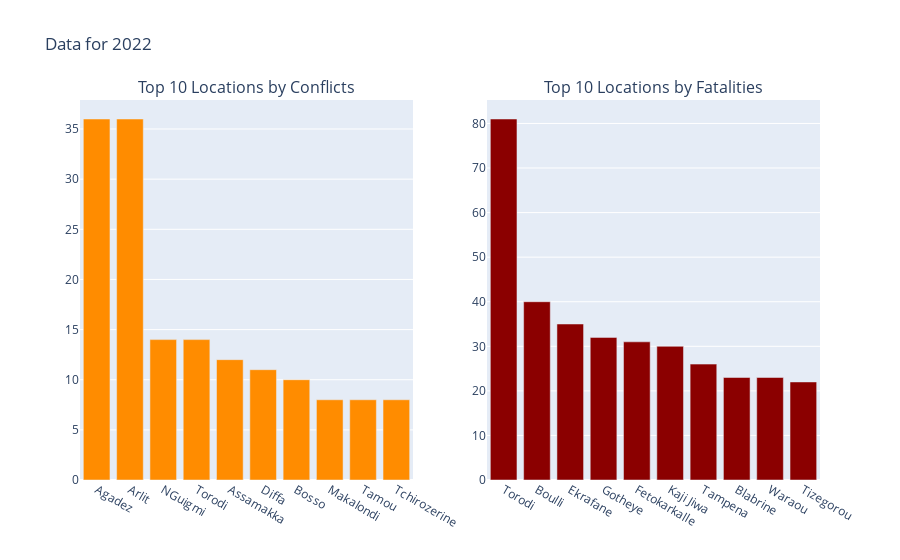

The notebook cell saved with this chart:
### Code cell
## Create figure
fig = make_subplots(
    rows=1,
    cols=2,
    subplot_titles=("Top 10 Locations by Conflicts", "Top 10 Locations by Fatalities"),
)

## Years
years = [2022, 2023, 2024]

## Add traces for each year for conflicts and fatalities
for year in years:
    # first subplot = conflicts
    fig.add_trace(
        go.Bar(
            x=conflicts10[conflicts10["year"] == year]["location"],
            y=conflicts10[conflicts10["year"] == year]["total_conflicts"],
            name=f"Conflicts {year}",
            marker_color="darkorange",
            visible=(year == 2022),
        ),
        row=1,
        col=1,
    )
    # second subplot = fatalities
    fig.add_trace(
        go.Bar(
            x=fatalities10[fatalities10["year"] == year]["location"],
            y=fatalities10[fatalities10["year"] == year]["total_fatalities"],
            name=f"Fatalities {year}",
            marker_color="darkred",
            visible=(year == 2022),
        ),
        row=1,
        col=2,
    )

## Update initial figure layout to hide legend
fig.update_layout(title_text="Data for 2022", showlegend=False)


slider = widgets.SelectionSlider(
    options=[(str(year), year) for year in years],
    value=2022,
    description="Year",
    continuous_update=False,
    layout=widgets.Layout(width="20%", margin="auto"),
)


## Function to update the visibility of the traces based on the slider
def update_figures(change):
    selected_year = change["new"]
    clear_output(wait=True)

    ## Update visibility based on the selected year index
    year_index = years.index(selected_year)
    for i, trace in enumerate(fig.data):
        trace.visible = (i // 2) == year_index

    ## Update figure layout
    fig.update_layout(title_text=f"Data for {selected_year}", showlegend=False)

    ## Display slider and updated figure
    display(slider)
    display(fig)


## Slider
slider.observe(update_figures, names="value")

## Display
display(slider)
display(fig)

### Figure 1 — Plotly figure (JSON) as saved in the notebook; plotly's stock layout.template omitted (floating-point values rounded to 4 significant figures)
{"data": [{"marker": {"color": "darkorange"}, "name": "Conflicts 2022", "type": "bar", "visible": true, "x": ["Agadez", "Arlit", "NGuigmi", "Torodi", "Assamakka", "Diffa", "Bosso", "Makalondi", "Tamou", "Tchirozerine"], "xaxis": "x", "y": [36, 36, 14, 14, 12, 11, 10, 8, 8, 8], "yaxis": "y"}, {"marker": {"color": "darkred"}, "name": "Fatalities 2022", "type": "bar", "visible": true, "x": ["Torodi", "Boulli", "Ekrafane", "Gotheye", "Fetokarkalle", "Kaji Jiwa", "Tampena", "Blabrine", "Waraou", "Tizegorou"], "xaxis": "x2", "y": [81, 40, 35, 32, 31, 30, 26, 23, 23, 22], "yaxis": "y2"}, {"marker": {"color": "darkorange"}, "name": "Conflicts 2023", "type": "bar", "visible": false, "x": ["Niamey", "Diffa", "Agadez", "Toumour", "Arlit", "Ayorou", "NGuigmi", "Tamou", "Maradi", "Tera"], "xaxis": "x", "y": [33, 19, 16, 12, 11, 10, 10, 10, 9, 9], "yaxis": "y"}, {"marker": {"color": "darkred"}, "name": "Fatalities 2023", "type": "bar", "visible": false, "x": ["Diffa", "Tabalolt I", "Mine de Samira", "Tagalalt", "Lemdou", "Kokoloukou", "Banibangou", "Bongouro", "Ari Koukouri", "Boni"], "xaxis": "x2", "y": [69, 63, 57, 50, 37, 31, 30, 23, 20, 20], "yaxis": "y2"}, {"marker": {"color": "darkorange"}, "name": "Conflicts 2024", "type": "bar", "visible": false, "x": ["Ouro Gueladjo", "Niamey", "Makalondi", "Torodi", "Diffa", "Maradi", "NGuigmi", "Toumour", "Abala", "Baroua Gana"], "xaxis": "x", "y": [10, 9, 6, 6, 5, 5, 5, 5, 4, 4], "yaxis": "y"}, {"marker": {"color": "darkred"}, "name": "Fatalities 2024", "type": "bar", "visible": false, "x": ["Kokoloukou", "Bankilare", "Tiawa", "Tchalakame", "Torodi", "Chilawa", "Kollo", "Motogatta", "Alambare", "Tin Gara"], "xaxis": "x2", "y": [61, 53, 50, 36, 26, 25, 21, 21, 16, 16], "yaxis": "y2"}], "layout": {"annotations": [{"font": {"size": 16}, "showarrow": false, "text": "Top 10 Locations by Conflicts", "x": 0.225, "xanchor": "center", "xref": "paper", "y": 1, "yanchor": "bottom", "yref": "paper"}, {"font": {"size": 16}, "showarrow": false, "text": "Top 10 Locations by Fatalities", "x": 0.775, "xanchor": "center", "xref": "paper", "y": 1, "yanchor": "bottom", "yref": "paper"}], "showlegend": false, "title": {"text": "Data for 2022"}, "xaxis": {"anchor": "y", "domain": [0, 0.45]}, "xaxis2": {"anchor": "y2", "domain": [0.55, 1]}, "yaxis": {"anchor": "x", "domain": [0, 1]}, "yaxis2": {"anchor": "x2", "domain": [0, 1]}}}
